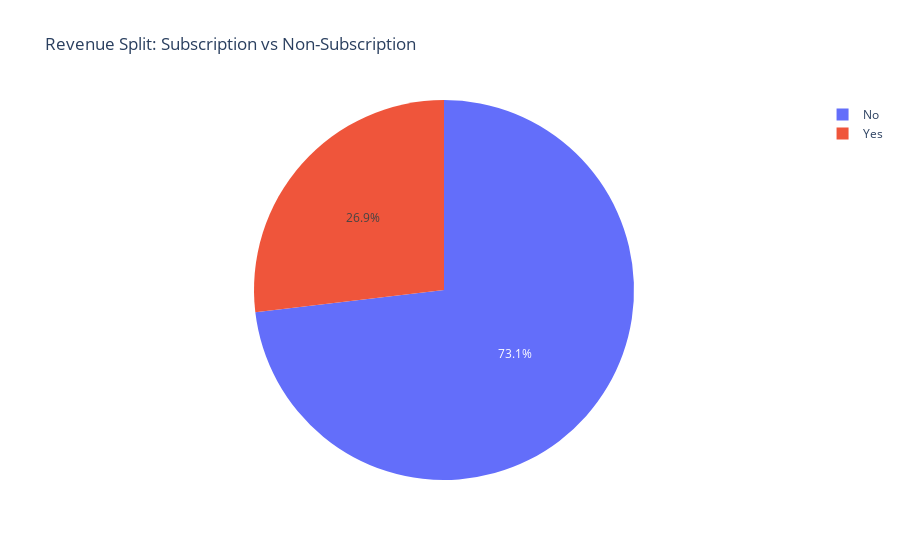

Write notebook code for a chart like this one.
### Markdown cell above
5. Subscription vs Non-Subscription Revenue

### Code cell
sub_revenue = df.groupby("subscription_status", as_index=False)["purchase_amount"].sum()

fig = px.pie(
    sub_revenue,
    names="subscription_status",
    values="purchase_amount",
    title="Revenue Split: Subscription vs Non-Subscription"
)
fig.show()

### Figure 1 — Plotly figure (JSON) as saved in the notebook; plotly's stock layout.template omitted (floating-point values rounded to 4 significant figures)
{"data": [{"domain": {"x": [0, 1], "y": [0, 1]}, "hovertemplate": "subscription_status=%{label}<br>purchase_amount=%{value}<extra></extra>", "labels": ["No", "Yes"], "legendgroup": "", "name": "", "showlegend": true, "type": "pie", "values": [170436, 62645]}], "layout": {"legend": {"tracegroupgap": 0}, "title": {"text": "Revenue Split: Subscription vs Non-Subscription"}}}
